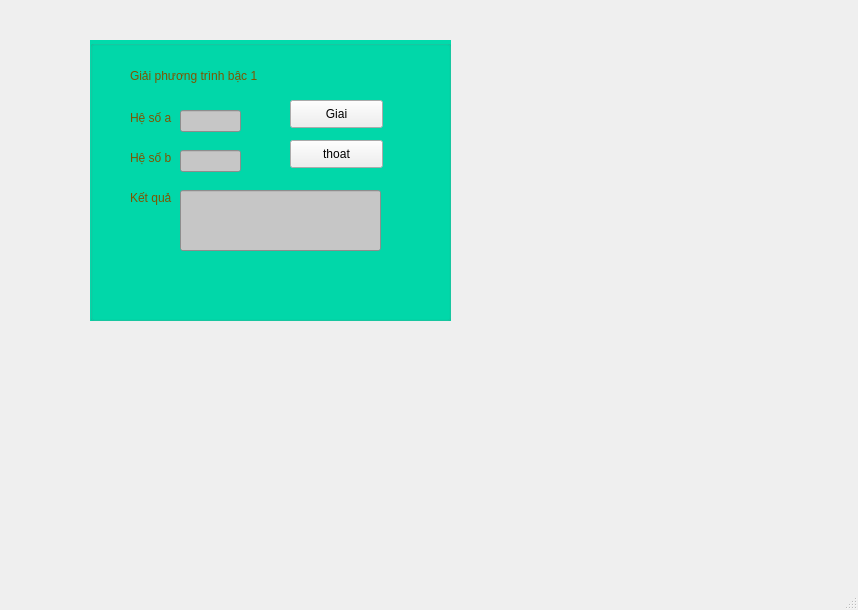
<?xml version="1.0" encoding="UTF-8"?>
<ui version="4.0">
 <class>MainWindow</class>
 <widget class="QMainWindow" name="MainWindow">
  <property name="geometry">
   <rect>
    <x>0</x>
    <y>0</y>
    <width>858</width>
    <height>610</height>
   </rect>
  </property>
  <property name="windowTitle">
   <string>MainWindow</string>
  </property>
  <widget class="QWidget" name="centralwidget">
   <widget class="QLabel" name="label">
    <property name="geometry">
     <rect>
      <x>130</x>
      <y>50</y>
      <width>151</width>
      <height>51</height>
     </rect>
    </property>
    <property name="styleSheet">
     <string notr="true">color: rgb(126, 84, 0);</string>
    </property>
    <property name="text">
     <string>Giải phương trình bậc 1</string>
    </property>
   </widget>
   <widget class="QLabel" name="label_2">
    <property name="geometry">
     <rect>
      <x>130</x>
      <y>110</y>
      <width>55</width>
      <height>16</height>
     </rect>
    </property>
    <property name="styleSheet">
     <string notr="true">color: rgb(126, 84, 0);</string>
    </property>
    <property name="text">
     <string>Hệ số a</string>
    </property>
   </widget>
   <widget class="QLabel" name="label_3">
    <property name="geometry">
     <rect>
      <x>130</x>
      <y>150</y>
      <width>55</width>
      <height>16</height>
     </rect>
    </property>
    <property name="styleSheet">
     <string notr="true">color: rgb(126, 84, 0);</string>
    </property>
    <property name="text">
     <string>Hệ số b</string>
    </property>
   </widget>
   <widget class="QLabel" name="label_5">
    <property name="geometry">
     <rect>
      <x>130</x>
      <y>190</y>
      <width>55</width>
      <height>16</height>
     </rect>
    </property>
    <property name="styleSheet">
     <string notr="true">color: rgb(126, 84, 0);</string>
    </property>
    <property name="text">
     <string>Kết quả</string>
    </property>
   </widget>
   <widget class="QLineEdit" name="txtA">
    <property name="geometry">
     <rect>
      <x>180</x>
      <y>110</y>
      <width>61</width>
      <height>22</height>
     </rect>
    </property>
    <property name="styleSheet">
     <string notr="true">background-color: rgb(198, 198, 198);</string>
    </property>
   </widget>
   <widget class="QLineEdit" name="txtB">
    <property name="geometry">
     <rect>
      <x>180</x>
      <y>150</y>
      <width>61</width>
      <height>22</height>
     </rect>
    </property>
    <property name="styleSheet">
     <string notr="true">background-color: rgb(198, 198, 198);</string>
    </property>
   </widget>
   <widget class="QPushButton" name="btnGiai">
    <property name="geometry">
     <rect>
      <x>290</x>
      <y>100</y>
      <width>93</width>
      <height>28</height>
     </rect>
    </property>
    <property name="text">
     <string>Giai</string>
    </property>
   </widget>
   <widget class="QPushButton" name="btnThoat">
    <property name="geometry">
     <rect>
      <x>290</x>
      <y>140</y>
      <width>93</width>
      <height>28</height>
     </rect>
    </property>
    <property name="text">
     <string>thoat</string>
    </property>
   </widget>
   <widget class="QLineEdit" name="txtKetQua">
    <property name="geometry">
     <rect>
      <x>180</x>
      <y>190</y>
      <width>201</width>
      <height>61</height>
     </rect>
    </property>
    <property name="styleSheet">
     <string notr="true">background-color: rgb(198, 198, 198);</string>
    </property>
   </widget>
   <widget class="QGroupBox" name="groupBox">
    <property name="geometry">
     <rect>
      <x>90</x>
      <y>40</y>
      <width>361</width>
      <height>281</height>
     </rect>
    </property>
    <property name="styleSheet">
     <string notr="true">background-color: rgb(1, 218, 171);</string>
    </property>
    <property name="title">
     <string/>
    </property>
   </widget>
   <zorder>groupBox</zorder>
   <zorder>label</zorder>
   <zorder>label_2</zorder>
   <zorder>label_3</zorder>
   <zorder>label_5</zorder>
   <zorder>txtA</zorder>
   <zorder>txtB</zorder>
   <zorder>btnGiai</zorder>
   <zorder>btnThoat</zorder>
   <zorder>txtKetQua</zorder>
  </widget>
  <widget class="QMenuBar" name="menubar">
   <property name="geometry">
    <rect>
     <x>0</x>
     <y>0</y>
     <width>858</width>
     <height>26</height>
    </rect>
   </property>
  </widget>
  <widget class="QStatusBar" name="statusbar"/>
 </widget>
 <resources/>
 <connections/>
</ui>
